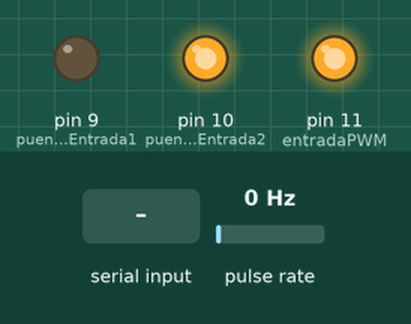
This sketch was run on a simulated Arduino Uno, built with avr-gcc and run on an emulated ATmega328P. Shown: output pins drawn as LEDs (lit = HIGH). Wiring (inferred from the names in the program): pulse sensor: data pin 3. Inputs (shaded band) come from the test bench; at power-on: pulse rate 0 Hz. What the sketch prints to the serial monitor is not drawn.

Above: at 1.2 s.
1.3 s: "RPM:\n" received over Serial
At 2.0 s:
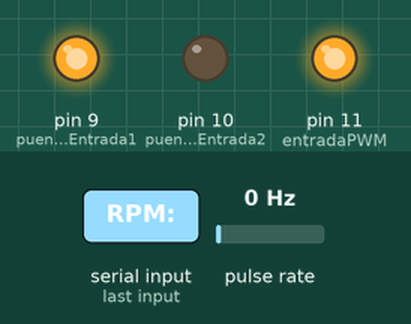
2.9 s: "Ki:\n" received over Serial
At 4.1 s:
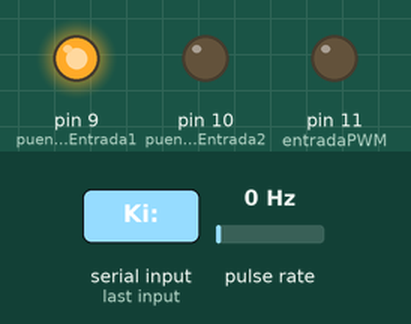
4.4 s: "Ki:90\n" received over Serial
At 5.5 s:
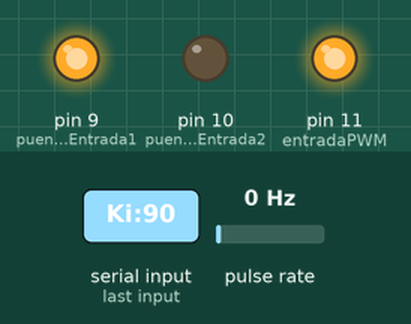
5.9 s: "Ki:,45\n" received over Serial
At 6.7 s:
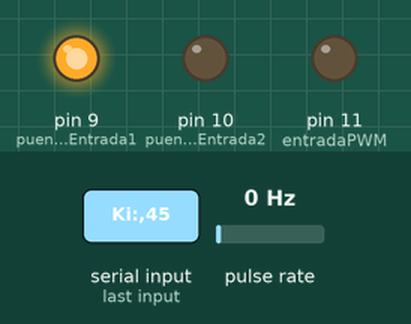
Timing chart, 0 to 8.4 s (numbered marks = the images above; inputs shaded):
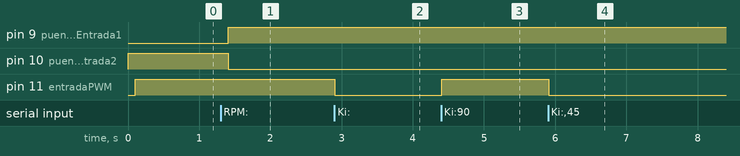

Measured:
- after the input at 1.3 s, pin 9 (puenteHEntrada1): LOW → HIGH after 0.11 s; pin 10 (puenteHEntrada2): HIGH → LOW after 0.11 s
- after the input at 2.9 s, pin 11 (entradaPWM): HIGH → LOW at once
- after the input at 4.4 s, pin 11 (entradaPWM): LOW → HIGH at once
- after the input at 5.9 s, pin 11 (entradaPWM): HIGH → LOW at once

The sketch:

sketch_may15a__final.ino
```cpp
#define pinAEncoder 2
#define pinBEncoder 3

long pulsoPorRevolucion=97.0;
long intervalo =100;

long tiempoAct = 0;
long tiempoAnt = 0;
long rpm = 0;
long pulsoAct = 0;
long pulsoAnt=0;
long tiempo = 0;
bool isLeft=true;

#define entradaPWM 11
#define puenteHEntrada1 9
#define puenteHEntrada2 10

float speedRPM=600.00;
float speedPWM=0;

float kP=0.3; //0.3
float kI=0.2;   //0.2
float kD=0.1;  //0.1

float P;
float I;
float D;
float PID;
float error;
float a_error;
float dt_error;
float last_error;

void setup() {

 pinMode(pinAEncoder,INPUT);
 pinMode(pinBEncoder,INPUT);

 pinMode(entradaPWM,OUTPUT);
 pinMode(puenteHEntrada1,OUTPUT);
 pinMode(puenteHEntrada2,OUTPUT);

 Serial.begin(9600);

 attachInterrupt(1,interrupcion,RISING);

 if (isLeft) {
    digitalWrite(puenteHEntrada1, LOW);
    digitalWrite(puenteHEntrada2, HIGH);
  } else {
    digitalWrite(puenteHEntrada1, HIGH);
    digitalWrite(puenteHEntrada2, LOW);
  }

}

void loop() {

unsigned long tiempoAct = millis();

if((tiempoAct-tiempoAnt)>=intervalo){

  rpm = abs(((float)(pulsoAct - pulsoAnt)/pulsoPorRevolucion)*(60000.0/intervalo));

  if(rpm>1){
      tiempo=tiempo+intervalo;
    }else{
      tiempo=0;
    }

  pulsoAnt=pulsoAct;
  tiempoAnt=tiempoAct;

  error=speedRPM-rpm;
  P=error*kP;
  a_error=a_error+error,
  I=a_error*kI;
  dt_error=(error-last_error);
  D=dt_error*kD;
  last_error=error,
  PID=P+I+D;
  speedPWM=PID;

 speedPWM=constrain(speedPWM,0,255);

 analogWrite(entradaPWM,speedPWM);

 Serial.println(String(rpm));
  }
   if (isLeft) {
    digitalWrite(puenteHEntrada1, LOW);
    digitalWrite(puenteHEntrada2, HIGH);
  } else {
    digitalWrite(puenteHEntrada1, HIGH);
    digitalWrite(puenteHEntrada2, LOW);
  }

}

void interrupcion(){
  pulsoAct++;
  }
void serialEvent() {
if (Serial.available()) {
  String comando = Serial.readStringUntil('\n');
  comando.trim();

  if (comando.startsWith("RPM:")) {
    speedRPM=0;
    delay(100);
    speedRPM = comando.substring(4).toFloat();
    if(speedRPM<0){
      isLeft=true;
      speedRPM=abs(speedRPM);
    }else{
      isLeft=false;
    }
  } else if (comando.startsWith("Kp:")) {
    kP = comando.substring(3).toFloat();
  } else if (comando.startsWith("Kd:")) {
    kD = comando.substring(3).toFloat();
  } else if (comando.startsWith("Ki:")) {
    kI = comando.substring(3).toFloat();
  }


}
}
```
